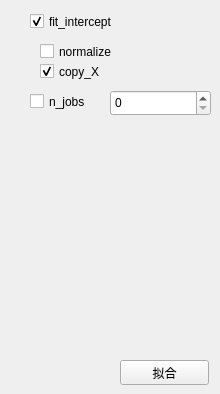
         <widget class="QWidget" name="page_52">
          <widget class="QPushButton" name="model_classifier_LinearRegression">
           <property name="geometry">
            <rect>
             <x>120</x>
             <y>360</y>
             <width>89</width>
             <height>25</height>
            </rect>
           </property>
           <property name="text">
            <string>拟合</string>
           </property>
          </widget>
          <widget class="QCheckBox" name="checkBox_classifier_LinearRegression_fit_intercept">
           <property name="geometry">
            <rect>
             <x>30</x>
             <y>10</y>
             <width>111</width>
             <height>23</height>
            </rect>
           </property>
           <property name="text">
            <string>fit_intercept</string>
           </property>
           <property name="checked">
            <bool>true</bool>
           </property>
          </widget>
          <widget class="QCheckBox" name="checkBox_classifier_LinearRegression_normalize">
           <property name="geometry">
            <rect>
             <x>40</x>
             <y>40</y>
             <width>92</width>
             <height>23</height>
            </rect>
           </property>
           <property name="text">
            <string>normalize</string>
           </property>
          </widget>
          <widget class="QCheckBox" name="checkBox_classifier_LinearRegression_n_jobs">
           <property name="geometry">
            <rect>
             <x>30</x>
             <y>90</y>
             <width>71</width>
             <height>23</height>
            </rect>
           </property>
           <property name="text">
            <string>n_jobs</string>
           </property>
          </widget>
          <widget class="QSpinBox" name="spinBox_classifier_LinearRegression_n_jobs">
           <property name="geometry">
            <rect>
             <x>110</x>
             <y>90</y>
             <width>101</width>
             <height>26</height>
            </rect>
           </property>
          </widget>
          <widget class="QCheckBox" name="checkBox_classifier_LinearRegression_copy_X">
           <property name="geometry">
            <rect>
             <x>40</x>
             <y>60</y>
             <width>71</width>
             <height>23</height>
            </rect>
           </property>
           <property name="text">
            <string>copy_X</string>
           </property>
           <property name="checked">
            <bool>true</bool>
           </property>
          </widget>
         </widget>
